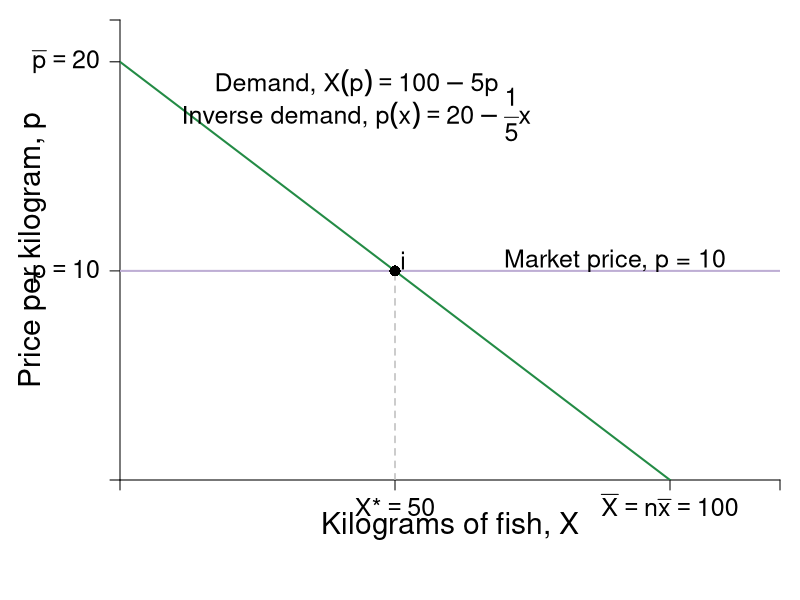

Generate this figure with R:
require(shape)
pdf(file = "indmarketdemand/demand_market_price.pdf", width = 9, height = 7)

#Set parameters for graphics
pointsize <- 1.8
axislabelsize <- 1.8
labelsize <- 1.5
namesize <- 1.8
annotatesize <- 1.5
graphlinewidth <- 2
segmentlinewidth <- 1.5

COL <- c("#7fc97f", "#beaed4", "#fdc086", "#ffff99", "#386cb0", "#f0027f", "#bf5b17", "#666666")
COLA <- c("#99d8c9","#66c2a4","#41ae76", "#238b45", "#005824")
COLB <- c("#4eb3d3", "#2b8cbe", "#0868ac","#084081")

par(mar =  c(6, 6, 1, 1))

mrsA <- function(x, rmax = 20, xmax = 100) {
  rmax - (rmax/xmax)*x
}

# uA <- function(x, y, rmax, rmax = 20, xmax = 10) {
#   y + rmax*x - (1/2)(rmax/xmax)*x^2
# }

xlims <- c(0, 120)
ylims <- c(0, 22)

npts <- 501 
x <- seq(xlims[1], xlims[2], length.out = npts)
y <- seq(ylims[1], ylims[2], length.out = npts) 
a <- c(46.08, 55, 64)
b <- c(46.08, 55, 64)

plot(0, 0, xlim = xlims, ylim = ylims, type = "n",
     xlab = expression(paste("")),
     ylab = expression(paste("")), 
     xaxt = "n", 
     yaxt = "n", 
     cex.lab = axislabelsize, 
     bty = "n",
     xaxs="i", 
     yaxs="i")

# ticksy <- seq(from = 0, to = ylims[2], by = 2)
# ylabels <- seq(from = 0, to = ylims[2], by = 2)
# ticksx <- seq(from = 0, to = xlims[2], by = 2)
# xlabels <- seq(from = 0, to = xlims[2], by = 2)
ticksy <- c(0, 10, 20, ylims[2])
ylabels <- c(NA, expression(paste(p == 10)), expression(paste(bar(p) == 20)), NA)
ticksx <- c(0, 50, 100, xlims[2])
xlabels <- c(NA, expression(paste(X,"*") == 50), expression(paste(bar(X)==n*bar(x), phantom()==100)), NA)

axis(1, at = ticksx, pos = 0, labels = xlabels, cex.axis = labelsize)
axis(2, at = ticksy, pos = 0, labels = ylabels, las = 1, cex.axis = labelsize)

npts <- 500 
xx1 <- seq(xlims[1], xlims[2], length.out = npts)

#xpoly <- c(0, 10, 0)
#ypoly <- c(5, 5, 10)
#polygon(x = xpoly, y = ypoly, col = COL[4], density=NULL, border = NA)

#Lines for mrs graph
lines(xx1, mrsA(xx1), col = COLA[4], lwd = graphlinewidth)

segments(0, 10, xlims[2], 10, lty = 1, col = COL[2] , lwd = graphlinewidth)
segments(50, 0, 50, 10, lty = 2, col = "gray" , lwd = segmentlinewidth)

#Label axes
#mtext(expression(paste("Quantity of fish, ", x)), side=1, line = 2.5, cex = axislabelsize)
text(0.5*xlims[2], -2.2, expression(paste("Kilograms of fish, ", X)), xpd = TRUE, cex = axislabelsize) 
text(-16, 0.5*ylims[2], expression(paste("Price per kilogram, ", p )), xpd = TRUE, cex = axislabelsize, srt = 90) 

points(50, 10, pch = 16, col = "black", cex = 1.5)
text(51.5, 10.5, expression(i), cex = annotatesize)

#segments(4.11765, 6.17647, 5.88, 8.88, lty = 1, col = COL[2] , lwd = graphlinewidth)
text(90, 10.5, expression("Market price, p = 10"), cex = labelsize)
#text(7.3, 2.5, expression("Curve"))
#Arrows(7.3, 3.5, 7.3, 6.1, col = "black", lty = 1, lwd = 2, arr.type = "triangle", arr.lwd = 0.5)

#Label the iso-welfare functions for the HG, Aisha
# text(3.8, 1.5, expression(u[1]^A))
# text(4.6, 1.5, expression(u[2]^A))
# text(5.5, 1.5, expression(u[3]^A))
#text(6.6, 8.3, expression(u[4]^A))


#Label the indifference curves for the HG, Betty
# text(7.6, 17, expression(u[1]^B))
# text(6.75, 17, expression(u[2]^B))
# text(6, 17, expression(u[3]^B))
#text(3.4, 6.9, expression(v[4]^B))

#Label mrs function
text(43, 19, expression(paste("Demand, ", X(p) == 100 - 5 *p)), cex = annotatesize)
text(43, 17.5, expression(paste("Inverse demand, ", p(x) == 20 - frac(1,5) *x)), cex = annotatesize)
#Arrows(10, 7.5, 10, 5, col = "black", lty = 1, lwd = 2, arr.type = "triangle", arr.lwd = 0.5)

#Label satiation
#text(20, 3.5, expression(paste(bar(x) == "Point")))
#text(20, 3, expression(paste("of Satiation")))
#Arrows(20, 2.5, 20, 0.5, col = "black", lty = 1, lwd = 2, arr.type = "triangle", arr.lwd = 0.5)

#Label highest willingness to pay
#text(5, 10, expression("Consumer Surplus"))
#text(5, 9, expression(paste(CS==frac(1, 2)*bgroup("(",bar(r) - p,")")*x)))
#Arrows(5, 8.5, 5, 6, col = "black", lty = 1, lwd = 2, arr.type = "triangle", arr.lwd = 0.5)

dev.off()
